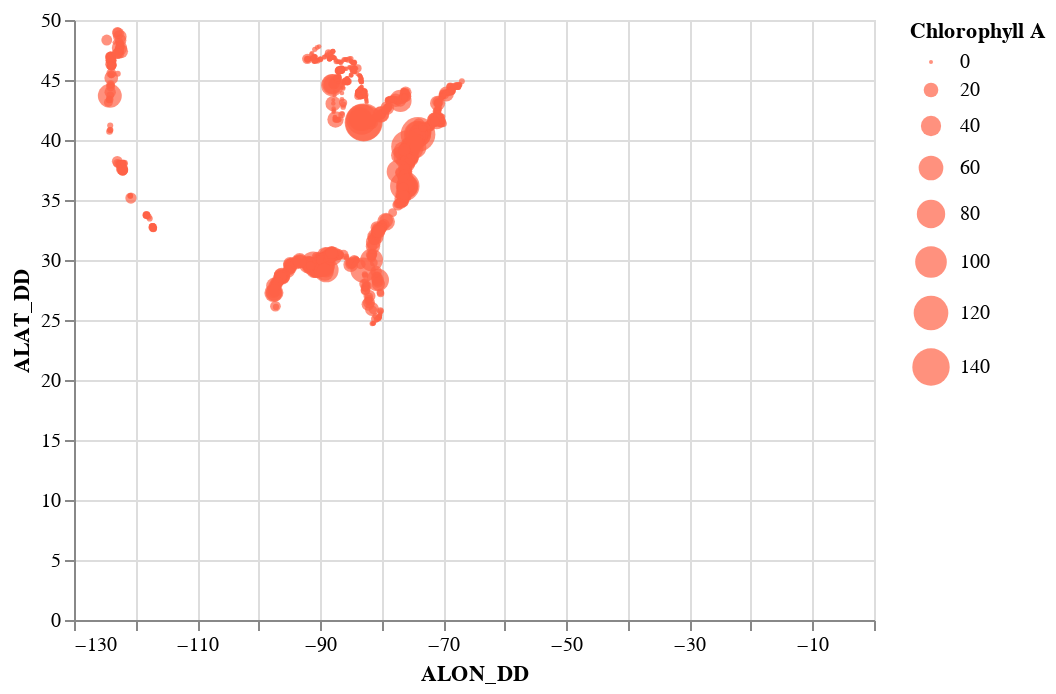

Source (notebook cell):
### Code cell
points  = alt.Chart(df_nutri_site).mark_circle(
    color="tomato"
).encode(
    x="ALON_DD:Q", y="ALAT_DD:Q", size="Chlorophyll A:Q",
    tooltip = ["WTBDY_NM", "Chlorophyll A"]
).interactive()
points

### Figure 1 — Vega-Lite specification as saved in the notebook (floating-point values rounded to 4 significant figures; data arrays with more than 128 entries replaced by an {"elided": "..."} marker saying what was removed)
{"config": {"view": {"continuousWidth": 400, "continuousHeight": 300}}, "data": {"name": "data-e7e79eb26438b91f802a8bb88bf8b0d8"}, "mark": {"type": "circle", "color": "tomato"}, "encoding": {"size": {"type": "quantitative", "field": "Chlorophyll A"}, "tooltip": [{"type": "nominal", "field": "WTBDY_NM"}, {"type": "quantitative", "field": "Chlorophyll A"}], "x": {"type": "quantitative", "field": "ALON_DD"}, "y": {"type": "quantitative", "field": "ALAT_DD"}}, "selection": {"selector034": {"type": "interval", "bind": "scales", "encodings": ["x", "y"]}}, "$schema": "https://vega.github.io/schema/vega-lite/v4.8.1.json", "datasets": {"data-e7e79eb26438b91f802a8bb88bf8b0d8": {"elided": "1092 records"}}}
